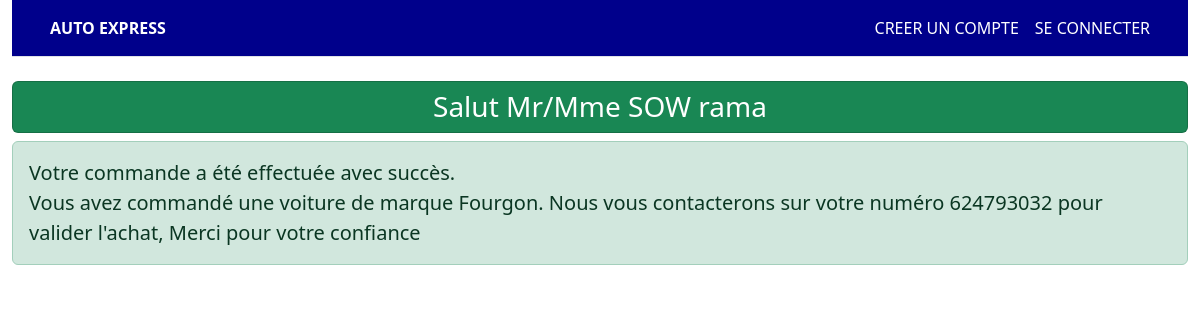
The app's page /confirmation-achat with its own data.
### auto/models.py (models this page shows, shortened)
class Vente(models.Model):
    nom = models.CharField(max_length=100)
    prenom = models.CharField(max_length=100)
    adresse = models.CharField(max_length=100)
    telephone = models.CharField(max_length=50)
    email = models.CharField(max_length=100)
    ville = models.CharField(max_length=100)
    voiture = models.ForeignKey(Voiture, on_delete=models.CASCADE)

class Voiture(models.Model):
    ETAT_VOITURES = (
        ("neuf", "Neuf"),
        ("ocasion", "Ocasion"),
        ("louer", "Louer"),
        ("vendu", "Vendu"),
        ("maintenance", "Maintenance"),
    )
    marque = models.CharField(max_length=100)
    prix_location = models.FloatField()
    prix_vente = models.FloatField()
    categorie = models.ForeignKey(Categorie, on_delete=models.CASCADE)
    annee_fabrication = models.DateField()
    type_de_carburant = models.CharField(max_length=100)
    couleur = models.CharField(max_length=100)
    disponibilite = models.BooleanField(default=True)
    etat = models.CharField(max_length=100,choices=ETAT_VOITURES)
    image = models.ImageField(upload_to="images/")
    def __str__(self):
        return self.marque

### auto/views.py (the view)
# urls.py: path('confirmation-achat', confirmationVente, name='confirmation-achat'),
def confirmationVente(request):
    info = Vente.objects.all().order_by('-id')[:1]
    for item in info:
        nom = item.nom
        prenom = item.prenom
        telephone = item.telephone
        voiture = item.voiture
    contexte = {
        'nom': nom,
        'prenom': prenom,
        'telephone': telephone,
        'voiture': voiture
    }
    return render(request, "confirme-achat.html", contexte)

### auto/templates/confirme-achat.html
{% extends "base.html" %}
{% block contenu %}
<div class="row mt-4">
    <div class="col-12">
        <h3 class="card p-2 text-center text-white bg-success">Salut Mr/Mme {{nom}} {{prenom}}</h3>
        <div class="alert alert-success fs-5" role="alert">
            Votre commande a été effectuée avec succès. <br>
            <span>Vous avez commandé une voiture de marque {{voiture}}. </span>
            <span>Nous vous contacterons sur votre numéro {{telephone}} pour valider l'achat, Merci pour votre confiance </span>
        </div>
    </div>
</div>
{% endblock %}

### records on screen
Vente: nom "SOW", prenom "rama", telephone "624793032"
Voiture: marque "Fourgon"
